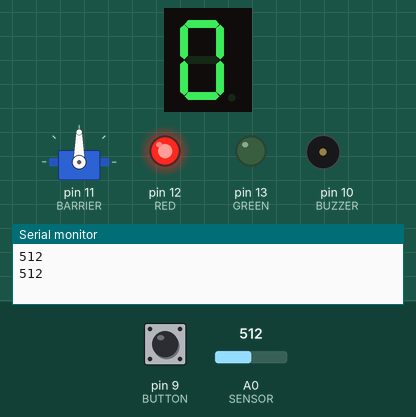
The sketch below on a simulated Arduino Uno, built with avr-gcc and run on an emulated ATmega328P. Shown: 1-digit seven-segment display, servo, output pins drawn as LEDs (lit = HIGH), buzzer (waves = sounding), the last lines printed to the serial monitor. Wiring (inferred from the names in the program): 1-digit 7-segment display, segments lit when LOW: segments pin 2, pin 3, pin 4, pin 5, pin 6, pin 7, pin 8. Inputs (shaded band) come from the test bench; at power-on: A0 (SENSOR) = 512, pin 9 (BUTTON) HIGH. The segment pins are drawn as the display they are named for; pins used as bus, display or sensor lines are not drawn.

Above: at 1.8 s.
1.9 s: A0 (SENSOR) set to 614
4.2 s: A0 (SENSOR) set to 647
At 6.28 s:
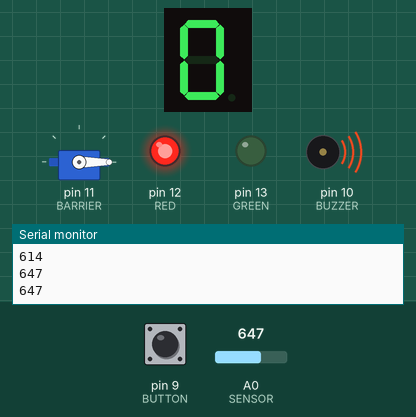
8.3 s: A0 (SENSOR) set to 618
At 8.9 s:
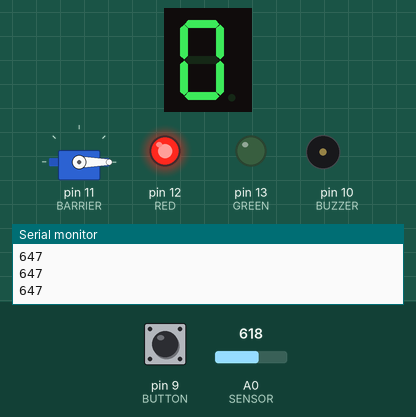
11.5 s: pin 9 (BUTTON) pulled LOW for 1.2 s
At 14.5 s:
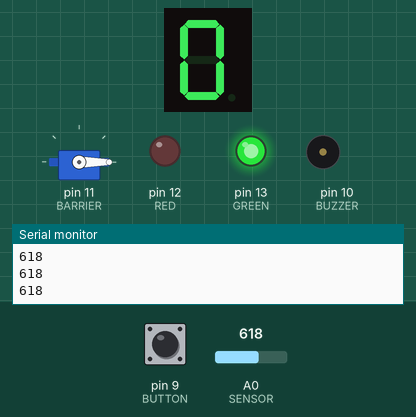
Timing chart, 0 to 24.7 s (numbered marks = the images above; inputs shaded):
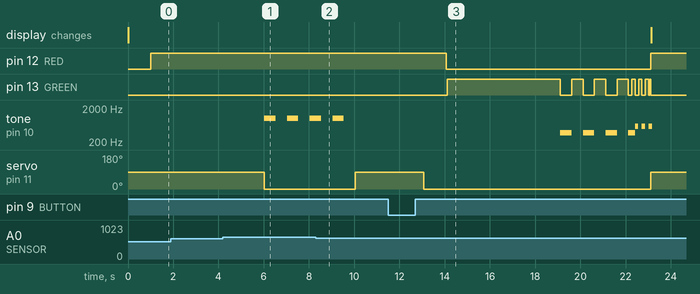

Measured:
- the behaviour switches between 628 and 629 on A0 (SENSOR) (found by bisection; images 0 and 1)
- after the input at 4.2 s, tone on pin 10 (BUZZER): alternates 1000 Hz for 0.50 s and silent for 0.51 s, starting after 1.8 s; servo on pin 11 (BARRIER): 90° → 0° after 1.8 s
- after the input at 8.3 s, tone on pin 10 (BUZZER): goes on until 9.5 s, then stays silent; servo on pin 11 (BARRIER): 0° → 90° after 1.8 s
- after the input at 11.5 s, pin 12 (RED): HIGH → LOW after 2.6 s, → HIGH 9.1 s later; pin 13 (GREEN): goes HIGH 5.0 s, 3 × (LOW 0.50 s, HIGH 0.50 s), 3 × (LOW 0.15 s, HIGH 0.15 s), LOW 0.05 s, HIGH 0.05 s, then LOW, starting after 2.6 s

The sketch:

AVAsTrafficIntersection.ino
```cpp
//Ava's TRAFFIC INTERSECTION

#include <Servo.h>
#define SENSOR A0
#define BUZZER 10
#define BUTTON 9
#define BARRIER 11
#define GREEN 13
#define RED 12
int a = 2;
int b = 3;
int c = 4;
int d = 5;
int e = 6;
int f = 7;
int g = 8;
int count;

Servo myservo;

void setup() {

  pinMode(SENSOR, INPUT); //photoresistor
  pinMode(BUZZER, OUTPUT);
  pinMode(BUTTON, INPUT);
  pinMode(BARRIER, OUTPUT); //servo
  pinMode(GREEN, OUTPUT);
  pinMode(RED, OUTPUT);

  pinMode(a, OUTPUT); //DISPLAY FROM 2 TO 9
  pinMode(b, OUTPUT);
  pinMode(c, OUTPUT);
  pinMode(d, OUTPUT);
  pinMode(e, OUTPUT);
  pinMode(f, OUTPUT);
  pinMode(g, OUTPUT);

  digitalWrite(BUTTON, HIGH);

  myservo.attach(BARRIER);

  Serial.begin(9600);
}
void loop() {

  int Train = analogRead(A0); // Value of photoresistor.
  int Button = digitalRead(BUTTON); // Request for crossing

  Serial.println(Train);
  delay(5);  //print value to serial

  switch (count) {

    case 0:
  digitalWrite(a, LOW);
  digitalWrite(b, LOW);
  digitalWrite(c, LOW);
  digitalWrite(d, LOW);
  digitalWrite(e, LOW);
  digitalWrite(f, LOW);
  digitalWrite(g, HIGH);
  delay(1000);
    break;

  case 1:
  digitalWrite(a, HIGH);
  digitalWrite(b, LOW);
  digitalWrite(c, LOW);
  digitalWrite(d, HIGH);
  digitalWrite(e, HIGH);
  digitalWrite(f, HIGH);
  digitalWrite(g, HIGH);
    delay(1000);
    break;

  case 2:
  digitalWrite(a, LOW);
  digitalWrite(b, LOW);
  digitalWrite(c, HIGH);
  digitalWrite(d, LOW);
  digitalWrite(e, LOW);
  digitalWrite(f, HIGH);
  digitalWrite(g, LOW);
    delay(1000);
  break;

  case 3:
  digitalWrite(a, LOW);
  digitalWrite(b, LOW);
  digitalWrite(c, LOW);
  digitalWrite(d, LOW);
  digitalWrite(e, HIGH);
  digitalWrite(f, HIGH);
  digitalWrite(g, LOW);
    delay(1000);
  break;

    case 4:
  digitalWrite(a, HIGH);
  digitalWrite(b, LOW);
  digitalWrite(c, LOW);
  digitalWrite(d, HIGH);
  digitalWrite(e, HIGH);
  digitalWrite(f, LOW);
  digitalWrite(g, LOW);
    delay(1000);
  break;

  case 5:
  digitalWrite(a, LOW);
  digitalWrite(b, HIGH);
  digitalWrite(c, LOW);
  digitalWrite(d, LOW);
  digitalWrite(e, HIGH);
  digitalWrite(f, LOW);
  digitalWrite(g, LOW);
    delay(1000);
  break;

  case 6:
  digitalWrite(a, LOW);
  digitalWrite(b, HIGH);
  digitalWrite(c, LOW);
  digitalWrite(d, LOW);
  digitalWrite(e, LOW);
  digitalWrite(f, LOW);
  digitalWrite(g, LOW);
    delay(1000);
  break;

  case 7:
  digitalWrite(a, LOW);
  digitalWrite(b, LOW);
  digitalWrite(c, LOW);
  digitalWrite(d, HIGH);
  digitalWrite(e, HIGH);
  digitalWrite(f, LOW);
  digitalWrite(g, HIGH);
    delay(1000);
  break;

  case 8:
  digitalWrite(a, LOW);
  digitalWrite(b, LOW);
  digitalWrite(c, LOW);
  digitalWrite(d, LOW);
  digitalWrite(e, LOW);
  digitalWrite(f, LOW);
  digitalWrite(g, LOW);
    delay(1000);
  break;

  case 9:
  digitalWrite(a, LOW);
  digitalWrite(b, LOW);
  digitalWrite(c, LOW);
  digitalWrite(d, LOW);
  digitalWrite(e, HIGH);
  digitalWrite(f, LOW);
  digitalWrite(g, LOW);
    delay(1000);
    break;

   break;

  }

  if (Train > 628) { //Train passing by.

    digitalWrite(GREEN, LOW);
    digitalWrite(RED, HIGH);
    tone(BUZZER, 1000, 500);
    myservo.write(0); //barrier down

  }
  else {

    digitalWrite(GREEN, LOW);
    digitalWrite(RED, HIGH);
    myservo.write(90); //barrier up

  }

  if (Train < 628 && Button == LOW) { //Button pressed.

    Walker();

  }
}

int Walker() {

    myservo.write(0); //barrier down
    delay(1000);
    digitalWrite(RED, LOW);
    delay(50);
    digitalWrite(GREEN, HIGH);
    count = 1;
    delay(5000);
      tone(BUZZER, 380, 500); //starts blinking and beeping
    digitalWrite(GREEN, LOW);
    delay(500);
    digitalWrite(GREEN, HIGH);
    delay(500);
      tone(BUZZER, 380, 500);
    digitalWrite(GREEN, LOW);
    delay(500);
    digitalWrite(GREEN, HIGH);
    delay(500);
      tone(BUZZER, 380, 500);
    digitalWrite(GREEN, LOW);
    delay(500);
    digitalWrite(GREEN, HIGH);
    delay(500);
      tone(BUZZER, 380, 500);
    digitalWrite(GREEN, LOW); //blinking becomes more frequent
    delay(150);
    digitalWrite(GREEN, HIGH);
    delay(150);
      tone(BUZZER, 580, 150); //tone goes higher
    digitalWrite(GREEN, LOW);
    delay(150);
    digitalWrite(GREEN, HIGH);
    delay(150);
      tone(BUZZER, 580, 150);
    digitalWrite(GREEN, LOW);
    delay(150);
    digitalWrite(GREEN, HIGH);
    delay(150);
      tone(BUZZER, 580, 150);
    digitalWrite(GREEN, LOW);
    delay(50);
    digitalWrite(GREEN, HIGH);
    delay(50);
    count = 9;
      tone(BUZZER, 580, 50);
    digitalWrite(GREEN, LOW);
    digitalWrite(RED, HIGH);
    myservo.write(90); //barrier up

}
```
